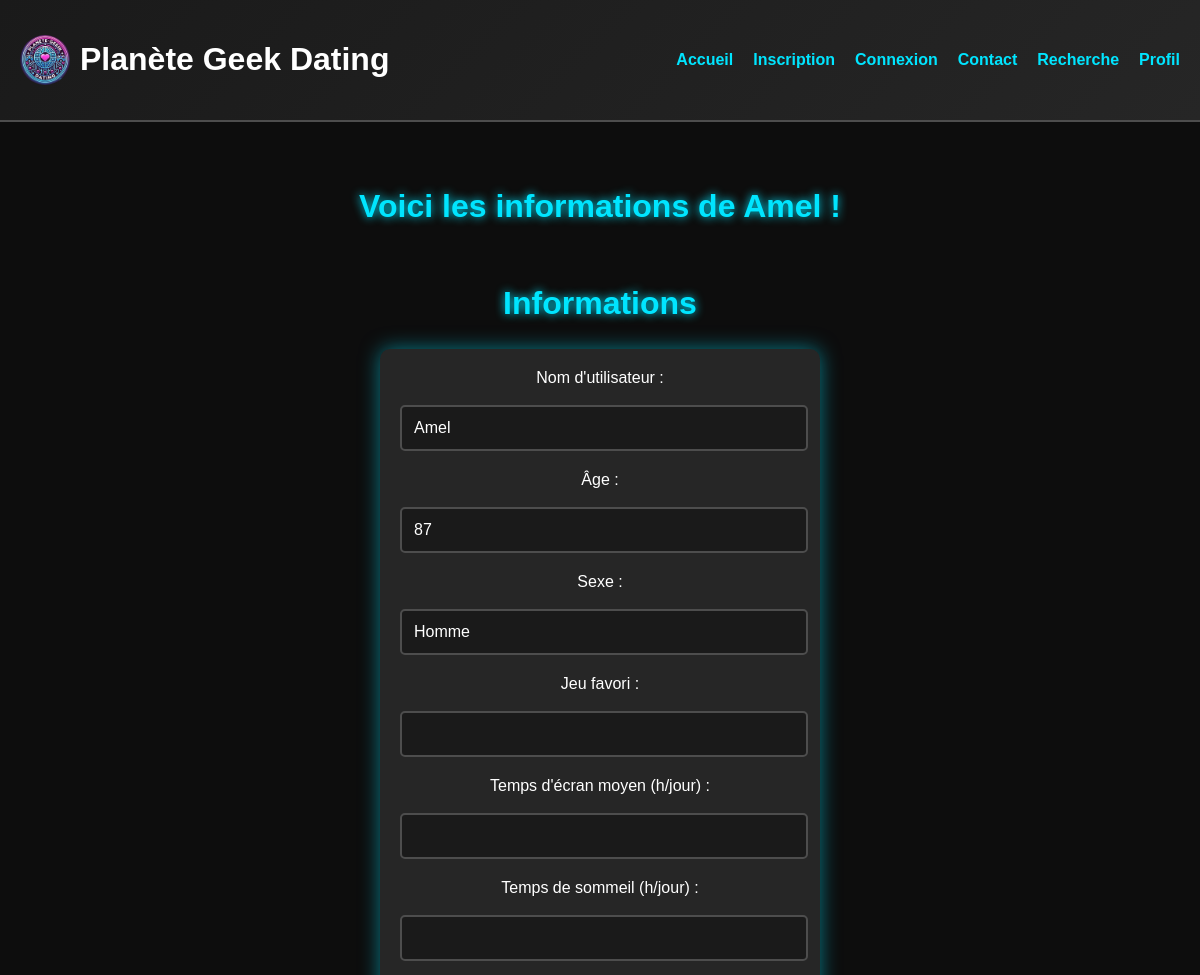
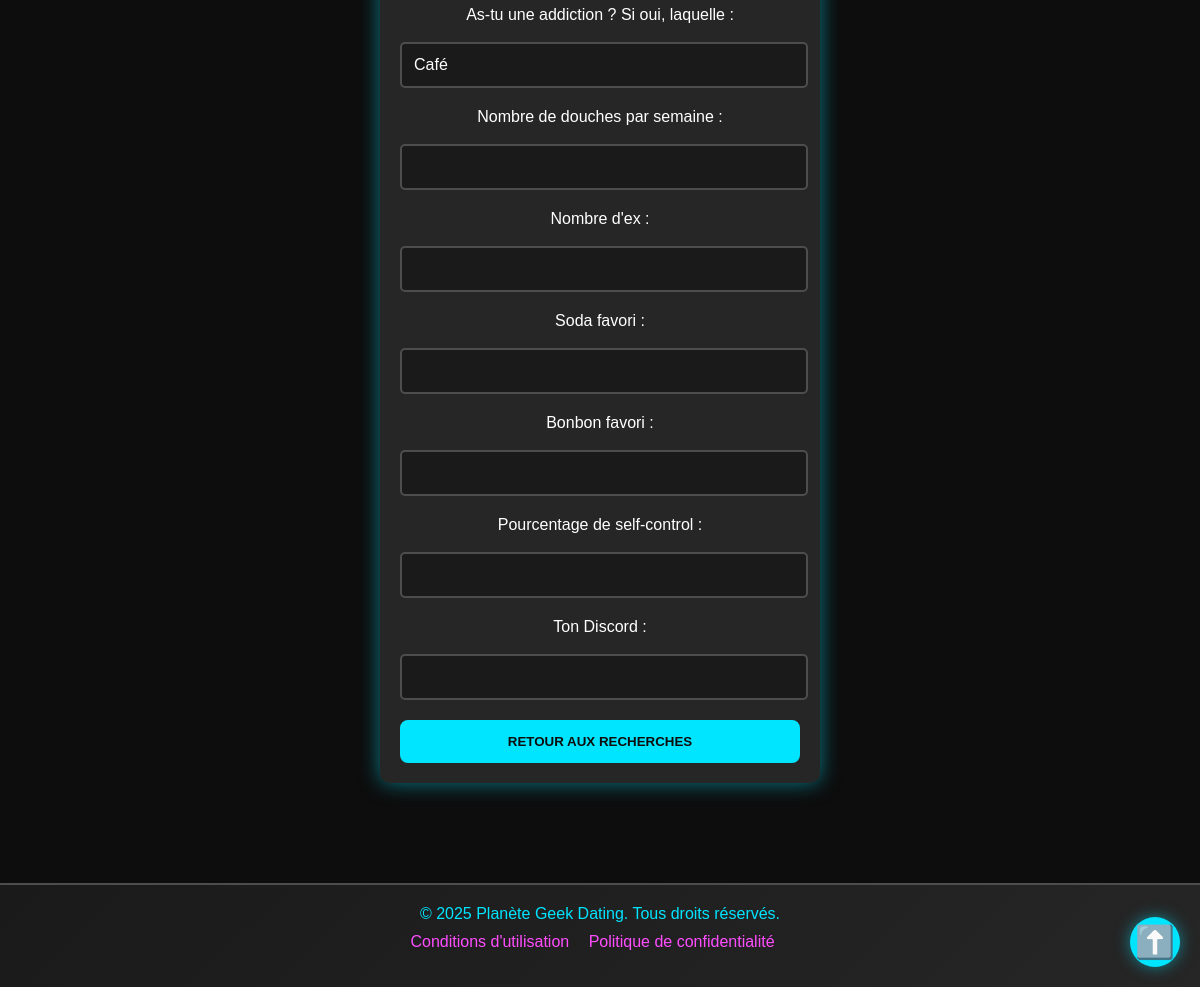
Page /profil_user_/Amel on the committed database (2 pictures, top to bottom).
### tables this page shows
CREATE TABLE "infos_joueur" (
	"name_id"	TEXT UNIQUE,
	"sexe"	TEXT,
	"age"	INTEGER,
	"fav_game"	TEXT,
	"screen_time_moy"	INTEGER,
	"heure_sommeil"	INTEGER,
	"addiction"	TEXT,
	"nb_douches"	INTEGER,
	"nb_ex"	INTEGER,
	"fav_soda"	TEXT,
	"fav_bonbons"	TEXT,
	"pourcent_selfcontrol"	INTEGER,
	"discord"	TEXT,
	"mdp"	TEXT UNIQUE
);

### app.py (the view)
@app.route('/profil_user_/<username>', methods=['POST','GET'])
def profil_user_(username):
    conn = get_db_connection(DATABASE)  # Connexion à la base de données
    curseur = conn.cursor()
    datas = curseur.execute("SELECT * FROM infos_joueur WHERE name_id = ? ", (username,)).fetchall()
    datas = [dict(row) for row in datas]
    conn.close()
    if request.method=='POST':
        return redirect(url_for('recherche'))
    return render_template('profil_user_.html', username = username, datas = datas)

### app.py (called while the page is built)
def get_db_connection(DATABASE):
    conn = sqlite3.connect(DATABASE)
    conn.row_factory = sqlite3.Row
    return conn

### templates/profil_user_.html (shortened to what this page needs)
<!DOCTYPE html>
<html lang="fr">
<head>
    <link rel="stylesheet" href="{{ url_for('static', filename='styles.css') }}">
</head>
<body id="top">
    <header>
        <div class="logo">
            <img src="{{url_for('static', filename='logo circulaire.webp')}}" alt="Logo Planète Geek Dating">
            <h1><a class="home_button" href="{{url_for('index')}}">Planète Geek Dating</a></h1>
        </div>
        <nav>
            <ul>
                <li><a href="{{url_for('index')}}">Accueil</a></li>
                <li><a href="{{url_for('index', section='signup')}}">Inscription</a></li>
                <li><a href="{{url_for('Connexion')}}">Connexion</a></li>
                <li><a href="{{url_for('Contacts')}}">Contact</a></li>
                <li><a href="{{url_for('recherche')}}">Recherche</a></li>
                <li><a href="{{url_for('profil')}}">Profil</a></li>
            </ul>
        </nav>
    </header>
    <main>
        <section id="home">
            <h2>Voici les informations de {{ username }} !<!DOCTYPE html>
            <html lang="fr">
            <head>
            </head>
            <body>
            </body>
        </section>
        <section id="modify">
            <h2>Informations</h2>
            <form action="{{ url_for('profil_user_', username = username )}}" method="POST">
                <label for="username">Nom d'utilisateur :</label>
                <br>
                <br>
                <input type="text" id="username" name="username" value="{% if username %}{{ username }}{% endif %}" readonly>
                <label for="age">Âge :</label>
                <br>
                <br>
                <input type="number" id="age" name="age" value="{% if datas %}{{ datas[0]['age'] }}{% endif %}" readonly>
                <label for="sexe">Sexe :</label>
                <br>
                <br>
                <input type="text" id="sexe" name="sexe" value="{% if datas %}{{ datas[0]['sexe'] }}{% endif %}" readonly>
                <label for="jeu">Jeu favori :</label>
                <br>
                <br>
                <input type="text" id="jeu" name="jeu" value="{% if datas %}{{ datas[0]['fav_game'] }}{% endif %}" readonly>
                <label for="temps">Temps d'écran moyen (h/jour) :</label>
                <br>
                <br>
                <input type="number" id="temps" name="temps" value="{% if datas %}{{ datas[0]['screen_time_moy'] }}{% endif %}" readonly>
                <label for="sommeil">Temps de sommeil (h/jour) :</label>
                <br>
                <br>
                <input type="number" id="sommeil" name="sommeil" value="{% if datas %}{{ datas[0]['heure_sommeil'] }}{% endif %}" readonly>
                <label for="addiction">As-tu une addiction ? Si oui, laquelle :</label>
                <br>
                <br>
                <input type="text" id="addiction" name="addiction" value="{% if datas %}{{ datas[0]['addiction'] }}{% endif %}" readonly>
                <label for="douches">Nombre de douches par semaine :</label>
                <br>
                <br>
                <input type="number" id="douches" name="douches" value="{% if datas %}{{ datas[0]['nb_douches'] }}{% endif %}" readonly>
                <label for="exs">Nombre d'ex :</label>
                <br>
                <br>
                <input type="number" id="exs" name="exs" value="{% if datas %}{{ datas[0]['nb_ex'] }}{% endif %}" readonly>
                <label for="soda">Soda favori :</label>
                <br>
                <br>
                <input type="text" id="soda" name="soda" value="{% if datas %}{{ datas[0]['fav_soda'] }}{% endif %}" readonly>
                <label for="bonbon">Bonbon favori :</label>
                <br>
                <br>
                <input type="text" id="bonbon" name="bonbon" value="{% if datas %}{{ datas[0]['fav_bonbons'] }}{% endif %}" readonly>
                <label for="selfcontrol">Pourcentage de self-control :</label>
                <br>
                <br>
                <input type="number" id="selfcontrol" name="selfcontrol" value="{% if datas %}{{ datas[0]['pourcent_selfcontrol'] }}{% endif %}" readonly>
                <label for="discord">Ton Discord :</label>
                <br>
                <br>
                <input type="text" id="discord" name="discord" value="{% if datas %}{{ datas[0]['discord'] }}{% endif %}" readonly>
                <button type="submit">Retour aux recherches</button>
            </form>
        </section>
    </main>
    <footer>
        <p>&copy; 2025 Planète Geek Dating. Tous droits réservés.</p>
        <ul>
            <li><a href="#">Conditions d'utilisation</a></li>
            <li><a href="">Politique de confidentialité</a></li>
        </ul>
    </footer>
    <a href="#top" class="back-to-top" aria-label="Remonter en haut">⬆️</a>
</body>
</html>

### static/styles.css (style rules this page uses)
:root { --primary-color: #00e5ff; --secondary-color: #ff4dff; --bg-color: #0d0d0d; --text-color: #ffffff; }
body { font-family: 'Arial', sans-serif; margin: 0; padding: 0; background-color: var(--bg-color); color: var(--text-color); }
.back-to-top { position: fixed; bottom: 20px; right: 20px; width: 50px; height: 50px; background-color: var(--primary-color); color: var(--bg-color); text-align: center; line-height: 50px; font-size: 2rem; border-radius: 50%; box-shadow: 0 0 15px rgba(0, 229, 255, 0.5); text-decoration: none; transition: all 0.3s ease; }
form input, form select { width: 95%; padding: 12px; margin-bottom: 20px; border: 2px solid #4d4d4d; border-radius: 5px; background-color: #1a1a1a; color: var(--text-color); font-size: 1rem; transition: border 0.3s ease; }
form button { width: 100%; padding: 12px; background-color: var(--primary-color); border: 2px solid var(--primary-color); border-radius: 8px; font-weight: bold; color: var(--bg-color); cursor: pointer; transition: all 0.3s ease; }
.home_button, .home_button:visited, .home_button:hover, .home_button:focus { color: white; text-decoration: none; }
header { background: linear-gradient(135deg, #1a1a1a, #262626); padding: 20px; display: flex; justify-content: space-between; align-items: center; border-bottom: 2px solid #4d4d4d; }
header .logo { display: flex; align-items: center; }
header .logo img { height: 50px; margin-right: 10px; border-radius: 50%; object-fit: cover; }
header nav ul { list-style-type: none; margin: 0; padding: 0; display: flex; gap: 20px; }
header nav ul li a { color: #00e5ff; text-decoration: none; font-weight: bold; transition: color 0.3s; }
main { padding: 40px 20px; text-align: center; }
main section { margin-bottom: 60px; }
main h2 { font-size: 2rem; color: #00e5ff; text-shadow: 0 0 10px #00e5ff; }
form { max-width: 400px; margin: 0 auto; padding: 20px; background: rgba(255, 255, 255, 0.1); border-radius: 10px; box-shadow: 0 0 20px rgba(0, 229, 255, 0.5); }
form button { width: 100%; padding: 12px; background-color: #00e5ff; border: 2px solid #00e5ff; border-radius: 8px; font-weight: bold; color: #0d0d0d; cursor: pointer; transition: all 0.3s ease; text-transform: uppercase; }
footer { background: linear-gradient(135deg, #1a1a1a, #262626); padding: 20px; text-align: center; border-top: 2px solid #4d4d4d; }
footer p { margin: 0; color: #00e5ff; }
footer ul { list-style-type: none; padding: 0; margin-top: 10px; }
footer ul li { display: inline; margin-right: 15px; }
footer ul li a { color: #ff4dff; text-decoration: none; transition: color 0.3s; }
form input, form select { width: 95%; padding: 12px; margin-bottom: 20px; border: 2px solid #4d4d4d; border-radius: 5px; background-color: #1a1a1a; color: #ffffff; font-size: 1rem; transition: border 0.3s ease; }

### rows in the picture
infos_joueur: name "Amel", age "87", sexe "Homme", addiction "Café"
